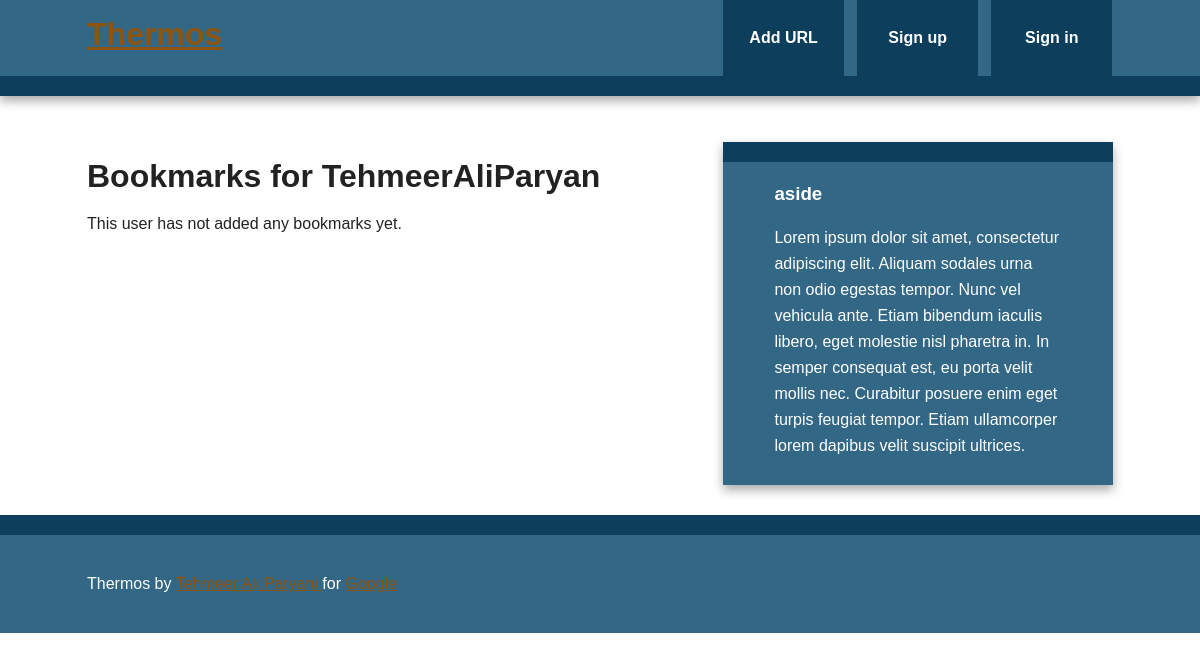
/user/TehmeerAliParyan, run on an earlier commit of the app's database.
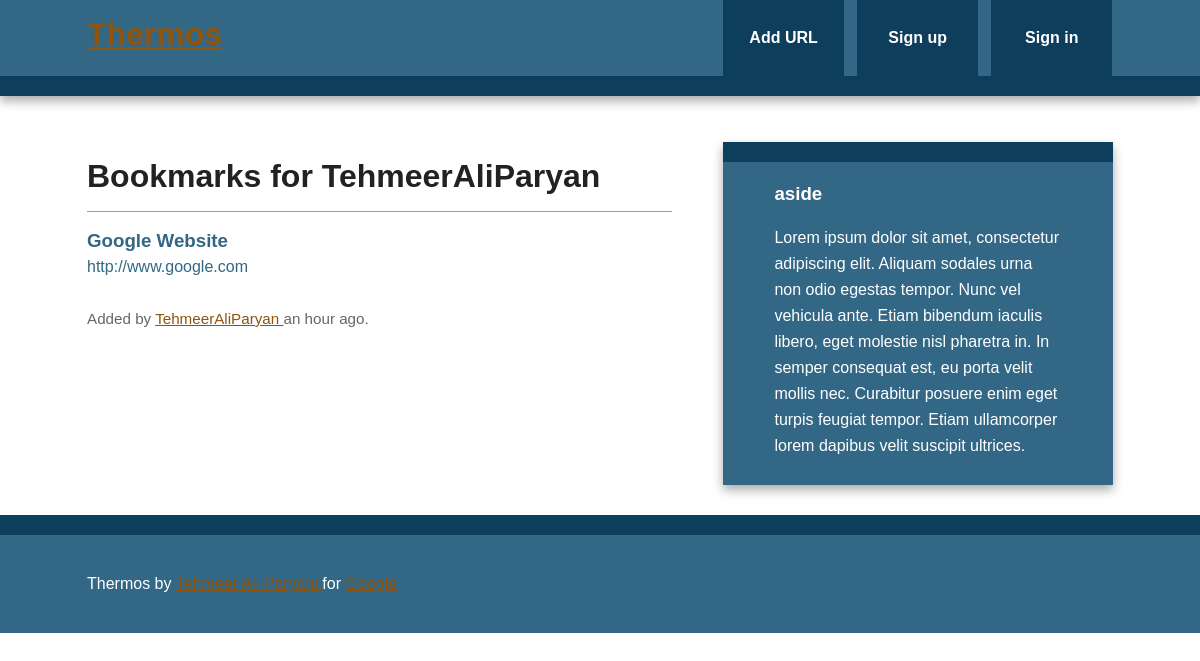
And on a later commit of the database.
### thermos/models.py (models this page shows, shortened)
class User(db.Model, UserMixin):
    id = db.Column(db.Integer, primary_key=True)
    username = db.Column(db.String(80), unique=True)
    email = db.Column(db.String(120), unique=True)
    bookmarks = db.relationship('Bookmark', backref='user', lazy='dynamic')
    password_hash = db.Column(db.String)
    @property
    def password(self):
        raise AttributeError('password: write-only field')

class Bookmark(db.Model):
    id = db.Column(db.Integer, primary_key=True)
    url = db.Column(db.Text, nullable=False)
    date = db.Column(db.DateTime, default=datetime.utcnow)
    description = db.Column(db.String(300))
    user_id = db.Column(db.Integer, db.ForeignKey('user.id'), nullable=False)

### thermos/views.py (the view)
@app.route('/user/<username>')
def user(username):
    user = User.query.filter_by(username=username).first_or_404()
    return render_template('user.html', user=user)

### thermos/templates/user.html (shortened to what this page needs)
{% extends "base.html" %}
{% block content %}
    <article>
        <header>
             <h1>Bookmarks for {{ user.username }}</h1>
                {% if user.bookmarks.count() > 0 %}
                    {% with bookmarks=user.bookmarks %}
                        {% include "bookmark_list.html" %}
                    {% endwith %}
                {% else %}
                    This user has not added any bookmarks yet.
                {% endif %}
        </header>
    </article>
{% endblock %}

### thermos/templates/base.html (shortened to what this page needs)
<!doctype html>
 <html class="no-js" lang="">
    <head>
        <link rel="stylesheet" href="../static/css/normalize.min.css">
        <link rel="stylesheet" href="../static/css/main.css">
    </head>
    <body>
        <div class="header-container">
            <header class="wrapper clearfix">
                <h1 class="title"><a href=" {{ url_for('index')}} ">Thermos</a></h1>
                <nav>
                    <ul>
                        <li><a href="{{ url_for('add') }}">Add URL</a></li>
                        {% if current_user.is_authenticated %}
                        <li><<a href="{{ url_for('user', username=current_user.username) }}">My Links</a> </li>
                        <li><a href="{{ url_for('logout') }}">Sign out</a></li>
                        {% else %}
                        <li><a href="{{ url_for('signup') }}">Sign up</a></li>
                        <li><a href="{{ url_for('login') }}"> Sign in</a></li>
                        {% endif %}
                    </ul>
                </nav>
            </header>
        </div>
        <div class="main-container">
            <div class="main wrapper clearfix">
                {% block content %}
                {% endblock %}
                {% block sidebar %}
    <aside>
                    <h3>aside</h3>
                    <p>Lorem ipsum dolor sit amet, consectetur adipiscing elit. Aliquam sodales urna non odio egestas tempor. Nunc vel vehicula ante. Etiam bibendum iaculis libero, eget molestie nisl pharetra in. In semper consequat est, eu porta velit mollis nec. Curabitur posuere enim eget turpis feugiat tempor. Etiam ullamcorper lorem dapibus velit suscipit ultrices.</p>
                </aside>
                {% endblock %}
            </div>
        </div>
        <div class="footer-container">
            <footer class="wrapper">
                <p> Thermos by <a href="http://www.google.com">  Tehmeer Ali Paryani </a> for  <a href="http://www.google.com"> Google </a> </p>
            </footer>
        </div>
    </body>
</html>

### thermos/templates/bookmark_list.html (shortened to what this page needs)
<ul class="bookmarks">
	{% for bookmark in bookmarks %}
		<li>
			<a class="header" href="{{ bookmark.url }}">
				<h3 class="description">
					{{ bookmark.description | truncate(50, killwords=True) }}
				</h3>
				<span class="url">
					{{ bookmark.url | truncate(50, killwords=True) }}
				</span>
			</a>
			<div class="info">
				<br>
				Added by <a href=" {{  url_for('user', username=bookmark.user.username) }} ">
					{{ bookmark.user.username }}
				</a>
					{{ moment(bookmark.date).fromNow() }}.
			</div>
		</li>
	{%  endfor %}
</ul>

### thermos/static/css/main.css (style rules this page uses)
html { color: #222; font-size: 1em; line-height: 1.4; }
body { font: 16px/26px Helvetica, Helvetica Neue, Arial; }
.wrapper { width: 90%; margin: 0 5%; }
.header-container { border-bottom: 20px solid #0D3E5B; }
.footer-container, .main aside { border-top: 20px solid #0D3E5B; }
.header-container, .footer-container, .main aside { background: #326786; }
.title { color: white; }
nav ul { margin: 0; padding: 0; list-style-type: none; }
nav a { display: block; margin-bottom: 10px; padding: 15px 0; text-align: center; text-decoration: none; font-weight: bold; color: white; background: #0D3E5B; }
.main { padding: 30px 0; }
.main article h1 { font-size: 2em; }
.main aside { color: white; padding: 0px 5% 10px; }
.footer-container footer { color: white; padding: 20px 0; }
a { color: #8F540D; }
h1, h2, h3, h4, h5, h6 { color:1E5373; }
.main aside h3, footer h3 { color: white; }
ul.bookmarks { list-style: none none; padding-left: 0; }
ul.bookmarks li { padding-bottom: .5em; border-top: 1px solid #7EA6BF; padding: 1em 0; }
a.header { color: #326786; text-decoration: none; display: block; }
a.header h3 { margin: 0 0; }
div.info { font-size: .95em; color: #666666; }
@media only screen and (min-width: 480px) { nav a { float: left; width: 27%; margin: 0 1.7%; padding: 25px 2%; margin-bottom: 0; } }
@media only screen and (min-width: 480px) { nav li:first-child a { margin-left: 0; } }
@media only screen and (min-width: 480px) { nav li:last-child a { margin-right: 0; } }
@media only screen and (min-width: 480px) { nav ul li { display: inline; } }
@media only screen and (min-width: 768px) { .header-container, .main aside { -webkit-box-shadow: 0 5px 10px #aaa; -moz-box-shadow: 0 5px 10px #aaa; box-shadow: 0 5px 10px #aaa; } }
@media only screen and (min-width: 768px) { .title { float: left; } }
@media only screen and (min-width: 768px) { nav { float: right; width: 38%; } }
@media only screen and (min-width: 768px) { .main article { float: left; width: 57%; } }
@media only screen and (min-width: 768px) { .main aside { float: right; width: 28%; } }
@media only screen and (min-width: 1140px) { .wrapper { width: 1026px; margin: 0 auto; } }
.clearfix:before, .clearfix:after { content: " "; display: table; }
.clearfix:after { clear: both; }
.clearfix { *zoom: 1; }

What changed in the data, as far as the page shows it:
added Bookmark: description "Google Website", url "http://www.google.com", user.username "TehmeerAliParyan", date "an hour ago"
Also different on the page:
text no longer shown: "This user has not added any bookmarks yet."
